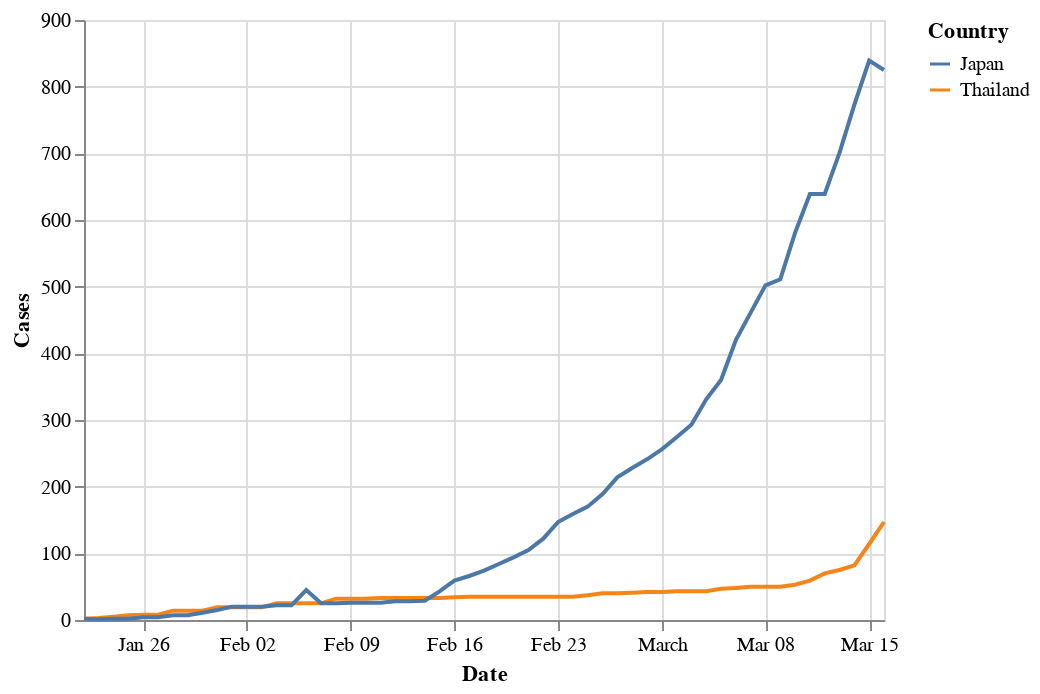

Notebook code cell kept with this figure:
### Code cell
alt.Chart(tj_cases).mark_line().encode(x='Date', y='Cases', color='Country')

### Figure 1 — Vega-Lite specification as saved in the notebook (floating-point values rounded to 4 significant figures)
{"$schema": "https://vega.github.io/schema/vega-lite/v3.4.0.json", "config": {"mark": {"tooltip": null}, "view": {"height": 300, "width": 400}}, "data": {"name": "data-57329b13deddaed384d7b91f9a64f3b9"}, "datasets": {"data-57329b13deddaed384d7b91f9a64f3b9": [{"Cases": 2, "Country": "Thailand", "Date": "2020-01-22T00:00:00"}, {"Cases": 2, "Country": "Japan", "Date": "2020-01-22T00:00:00"}, {"Cases": 1, "Country": "Japan", "Date": "2020-01-23T00:00:00"}, {"Cases": 3, "Country": "Thailand", "Date": "2020-01-23T00:00:00"}, {"Cases": 2, "Country": "Japan", "Date": "2020-01-24T00:00:00"}, {"Cases": 5, "Country": "Thailand", "Date": "2020-01-24T00:00:00"}, {"Cases": 2, "Country": "Japan", "Date": "2020-01-25T00:00:00"}, {"Cases": 7, "Country": "Thailand", "Date": "2020-01-25T00:00:00"}, {"Cases": 4, "Country": "Japan", "Date": "2020-01-26T00:00:00"}, {"Cases": 8, "Country": "Thailand", "Date": "2020-01-26T00:00:00"}, {"Cases": 4, "Country": "Japan", "Date": "2020-01-27T00:00:00"}, {"Cases": 8, "Country": "Thailand", "Date": "2020-01-27T00:00:00"}, {"Cases": 7, "Country": "Japan", "Date": "2020-01-28T00:00:00"}, {"Cases": 14, "Country": "Thailand", "Date": "2020-01-28T00:00:00"}, {"Cases": 7, "Country": "Japan", "Date": "2020-01-29T00:00:00"}, {"Cases": 14, "Country": "Thailand", "Date": "2020-01-29T00:00:00"}, {"Cases": 11, "Country": "Japan", "Date": "2020-01-30T00:00:00"}, {"Cases": 14, "Country": "Thailand", "Date": "2020-01-30T00:00:00"}, {"Cases": 15, "Country": "Japan", "Date": "2020-01-31T00:00:00"}, {"Cases": 19, "Country": "Thailand", "Date": "2020-01-31T00:00:00"}, {"Cases": 20, "Country": "Japan", "Date": "2020-02-01T00:00:00"}, {"Cases": 19, "Country": "Thailand", "Date": "2020-02-01T00:00:00"}, {"Cases": 20, "Country": "Japan", "Date": "2020-02-02T00:00:00"}, {"Cases": 19, "Country": "Thailand", "Date": "2020-02-02T00:00:00"}, {"Cases": 20, "Country": "Japan", "Date": "2020-02-03T00:00:00"}, {"Cases": 19, "Country": "Thailand", "Date": "2020-02-03T00:00:00"}, {"Cases": 22, "Country": "Japan", "Date": "2020-02-04T00:00:00"}, {"Cases": 25, "Country": "Thailand", "Date": "2020-02-04T00:00:00"}, {"Cases": 22, "Country": "Japan", "Date": "2020-02-05T00:00:00"}, {"Cases": 25, "Country": "Thailand", "Date": "2020-02-05T00:00:00"}, {"Cases": 45, "Country": "Japan", "Date": "2020-02-06T00:00:00"}, {"Cases": 25, "Country": "Thailand", "Date": "2020-02-06T00:00:00"}, {"Cases": 25, "Country": "Japan", "Date": "2020-02-07T00:00:00"}, {"Cases": 25, "Country": "Thailand", "Date": "2020-02-07T00:00:00"}, {"Cases": 25, "Country": "Japan", "Date": "2020-02-08T00:00:00"}, {"Cases": 32, "Country": "Thailand", "Date": "2020-02-08T00:00:00"}, {"Cases": 26, "Country": "Japan", "Date": "2020-02-09T00:00:00"}, {"Cases": 32, "Country": "Thailand", "Date": "2020-02-09T00:00:00"}, {"Cases": 26, "Country": "Japan", "Date": "2020-02-10T00:00:00"}, {"Cases": 32, "Country": "Thailand", "Date": "2020-02-10T00:00:00"}, {"Cases": 26, "Country": "Japan", "Date": "2020-02-11T00:00:00"}, {"Cases": 33, "Country": "Thailand", "Date": "2020-02-11T00:00:00"}, {"Cases": 28, "Country": "Japan", "Date": "2020-02-12T00:00:00"}, {"Cases": 33, "Country": "Thailand", "Date": "2020-02-12T00:00:00"}, {"Cases": 28, "Country": "Japan", "Date": "2020-02-13T00:00:00"}, {"Cases": 33, "Country": "Thailand", "Date": "2020-02-13T00:00:00"}, {"Cases": 29, "Country": "Japan", "Date": "2020-02-14T00:00:00"}, {"Cases": 33, "Country": "Thailand", "Date": "2020-02-14T00:00:00"}, {"Cases": 43, "Country": "Japan", "Date": "2020-02-15T00:00:00"}, {"Cases": 33, "Country": "Thailand", "Date": "2020-02-15T00:00:00"}, {"Cases": 59, "Country": "Japan", "Date": "2020-02-16T00:00:00"}, {"Cases": 34, "Country": "Thailand", "Date": "2020-02-16T00:00:00"}, {"Cases": 66, "Country": "Japan", "Date": "2020-02-17T00:00:00"}, {"Cases": 35, "Country": "Thailand", "Date": "2020-02-17T00:00:00"}, {"Cases": 74, "Country": "Japan", "Date": "2020-02-18T00:00:00"}, {"Cases": 35, "Country": "Thailand", "Date": "2020-02-18T00:00:00"}, {"Cases": 84, "Country": "Japan", "Date": "2020-02-19T00:00:00"}, {"Cases": 35, "Country": "Thailand", "Date": "2020-02-19T00:00:00"}, {"Cases": 94, "Country": "Japan", "Date": "2020-02-20T00:00:00"}, {"Cases": 35, "Country": "Thailand", "Date": "2020-02-20T00:00:00"}, {"Cases": 105, "Country": "Japan", "Date": "2020-02-21T00:00:00"}, {"Cases": 35, "Country": "Thailand", "Date": "2020-02-21T00:00:00"}, {"Cases": 122, "Country": "Japan", "Date": "2020-02-22T00:00:00"}, {"Cases": 35, "Country": "Thailand", "Date": "2020-02-22T00:00:00"}, {"Cases": 147, "Country": "Japan", "Date": "2020-02-23T00:00:00"}, {"Cases": 35, "Country": "Thailand", "Date": "2020-02-23T00:00:00"}, {"Cases": 159, "Country": "Japan", "Date": "2020-02-24T00:00:00"}, {"Cases": 35, "Country": "Thailand", "Date": "2020-02-24T00:00:00"}, {"Cases": 170, "Country": "Japan", "Date": "2020-02-25T00:00:00"}, {"Cases": 37, "Country": "Thailand", "Date": "2020-02-25T00:00:00"}, {"Cases": 189, "Country": "Japan", "Date": "2020-02-26T00:00:00"}, {"Cases": 40, "Country": "Thailand", "Date": "2020-02-26T00:00:00"}, {"Cases": 214, "Country": "Japan", "Date": "2020-02-27T00:00:00"}, {"Cases": 40, "Country": "Thailand", "Date": "2020-02-27T00:00:00"}, {"Cases": 228, "Country": "Japan", "Date": "2020-02-28T00:00:00"}, {"Cases": 41, "Country": "Thailand", "Date": "2020-02-28T00:00:00"}, {"Cases": 241, "Country": "Japan", "Date": "2020-02-29T00:00:00"}, {"Cases": 42, "Country": "Thailand", "Date": "2020-02-29T00:00:00"}, {"Cases": 256, "Country": "Japan", "Date": "2020-03-01T00:00:00"}, {"Cases": 42, "Country": "Thailand", "Date": "2020-03-01T00:00:00"}, {"Cases": 274, "Country": "Japan", "Date": "2020-03-02T00:00:00"}, {"Cases": 43, "Country": "Thailand", "Date": "2020-03-02T00:00:00"}, {"Cases": 293, "Country": "Japan", "Date": "2020-03-03T00:00:00"}, {"Cases": 43, "Country": "Thailand", "Date": "2020-03-03T00:00:00"}, {"Cases": 331, "Country": "Japan", "Date": "2020-03-04T00:00:00"}, {"Cases": 43, "Country": "Thailand", "Date": "2020-03-04T00:00:00"}, {"Cases": 360, "Country": "Japan", "Date": "2020-03-05T00:00:00"}, {"Cases": 47, "Country": "Thailand", "Date": "2020-03-05T00:00:00"}, {"Cases": 420, "Country": "Japan", "Date": "2020-03-06T00:00:00"}, {"Cases": 48, "Country": "Thailand", "Date": "2020-03-06T00:00:00"}, {"Cases": 461, "Country": "Japan", "Date": "2020-03-07T00:00:00"}, {"Cases": 50, "Country": "Thailand", "Date": "2020-03-07T00:00:00"}, {"Cases": 502, "Country": "Japan", "Date": "2020-03-08T00:00:00"}, {"Cases": 50, "Country": "Thailand", "Date": "2020-03-08T00:00:00"}, {"Cases": 511, "Country": "Japan", "Date": "2020-03-09T00:00:00"}, {"Cases": 50, "Country": "Thailand", "Date": "2020-03-09T00:00:00"}, {"Cases": 581, "Country": "Japan", "Date": "2020-03-10T00:00:00"}, {"Cases": 53, "Country": "Thailand", "Date": "2020-03-10T00:00:00"}, {"Cases": 639, "Country": "Japan", "Date": "2020-03-11T00:00:00"}, {"Cases": 59, "Country": "Thailand", "Date": "2020-03-11T00:00:00"}, {"Cases": 639, "Country": "Japan", "Date": "2020-03-12T00:00:00"}, {"Cases": 70, "Country": "Thailand", "Date": "2020-03-12T00:00:00"}, {"Cases": 701, "Country": "Japan", "Date": "2020-03-13T00:00:00"}, {"Cases": 75, "Country": "Thailand", "Date": "2020-03-13T00:00:00"}, {"Cases": 773, "Country": "Japan", "Date": "2020-03-14T00:00:00"}, {"Cases": 82, "Country": "Thailand", "Date": "2020-03-14T00:00:00"}, {"Cases": 839, "Country": "Japan", "Date": "2020-03-15T00:00:00"}, {"Cases": 114, "Country": "Thailand", "Date": "2020-03-15T00:00:00"}, {"Cases": 825, "Country": "Japan", "Date": "2020-03-16T00:00:00"}, {"Cases": 147, "Country": "Thailand", "Date": "2020-03-16T00:00:00"}]}, "encoding": {"color": {"field": "Country", "type": "nominal"}, "x": {"field": "Date", "type": "temporal"}, "y": {"field": "Cases", "type": "quantitative"}}, "mark": "line"}
